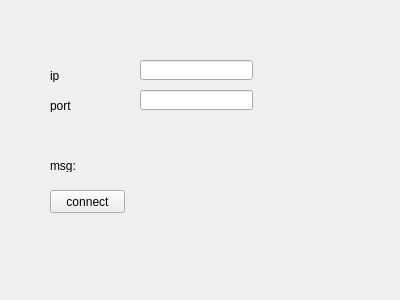
<?xml version="1.0" encoding="UTF-8"?>
<ui version="4.0">
 <class>Widget</class>
 <widget class="QWidget" name="Widget">
  <property name="geometry">
   <rect>
    <x>0</x>
    <y>0</y>
    <width>400</width>
    <height>300</height>
   </rect>
  </property>
  <property name="windowTitle">
   <string>Widget</string>
  </property>
  <widget class="QLabel" name="label">
   <property name="geometry">
    <rect>
     <x>50</x>
     <y>70</y>
     <width>54</width>
     <height>12</height>
    </rect>
   </property>
   <property name="text">
    <string>ip</string>
   </property>
  </widget>
  <widget class="QLabel" name="label_2">
   <property name="geometry">
    <rect>
     <x>50</x>
     <y>100</y>
     <width>54</width>
     <height>12</height>
    </rect>
   </property>
   <property name="text">
    <string>port</string>
   </property>
  </widget>
  <widget class="QLabel" name="msgLabel">
   <property name="geometry">
    <rect>
     <x>50</x>
     <y>160</y>
     <width>54</width>
     <height>12</height>
    </rect>
   </property>
   <property name="text">
    <string>msg:</string>
   </property>
  </widget>
  <widget class="QLineEdit" name="hostLineEdit">
   <property name="geometry">
    <rect>
     <x>140</x>
     <y>60</y>
     <width>113</width>
     <height>20</height>
    </rect>
   </property>
  </widget>
  <widget class="QLineEdit" name="portLineEdit">
   <property name="geometry">
    <rect>
     <x>140</x>
     <y>90</y>
     <width>113</width>
     <height>20</height>
    </rect>
   </property>
  </widget>
  <widget class="QPushButton" name="pushButton">
   <property name="geometry">
    <rect>
     <x>50</x>
     <y>190</y>
     <width>75</width>
     <height>23</height>
    </rect>
   </property>
   <property name="text">
    <string>connect</string>
   </property>
  </widget>
 </widget>
 <layoutdefault spacing="6" margin="11"/>
 <resources/>
 <connections/>
</ui>
